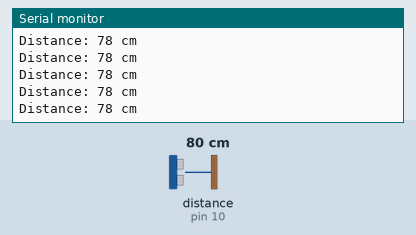
A sketch run on a simulated Arduino Uno, built with avr-gcc and run on an emulated ATmega328P. Parts: the last lines printed to the serial monitor. Wiring (inferred from the names in the program): ultrasonic range finder: trigger pin 9; echo pin 10. The inputs (shaded band) are chosen by the test bench; at power-on: distance to the obstacle (sensor on pin 10) 80 cm. The echo pulse lasts 58.3 µs per cm.

Above: at 1.2 s.
1.3 s: distance to the obstacle (sensor on pin 10) set to 2 cm
At 1.8 s:
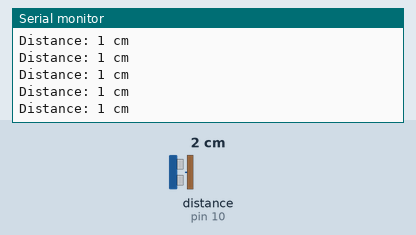
4.3 s: distance to the obstacle (sensor on pin 10) set to 18 cm
At 5.1 s:
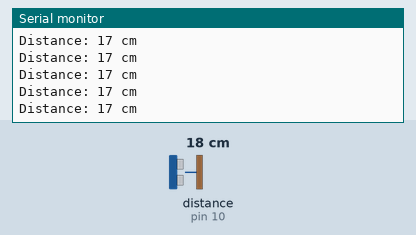
7.3 s: distance to the obstacle (sensor on pin 10) set to 120 cm
At 7.8 s:
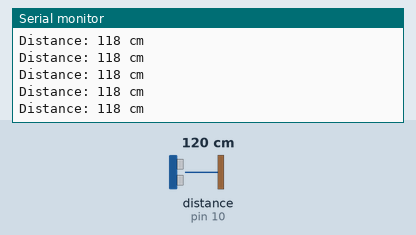
10.3 s: distance to the obstacle (sensor on pin 10) set to 4 cm
At 10.8 s:
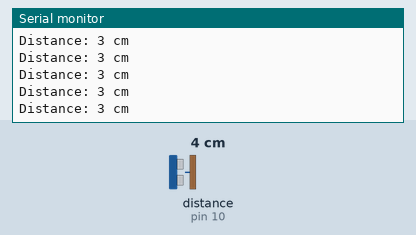
13.3 s: distance to the obstacle (sensor on pin 10) set to 35 cm
At 14.3 s:
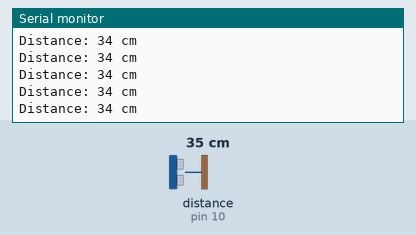
16.3 s: distance to the obstacle (sensor on pin 10) set to 9 cm
At 16.9 s:
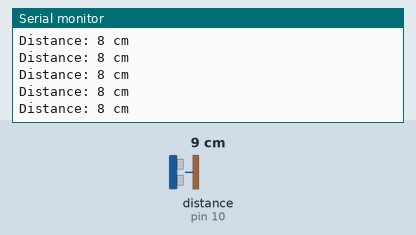
Timing chart, 0 to 19.3 s (numbered marks = the images above; inputs shaded):
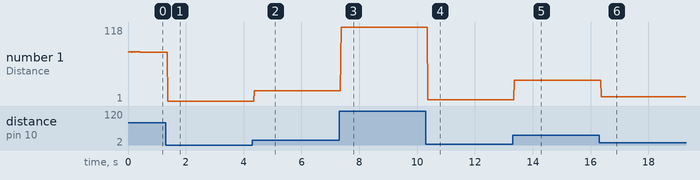

The sketch:

HC_SR04_simple_program.ino
```cpp
const int trigPin = 9;
const int echoPin = 10;

long duration;
int distance;

void setup() {

  pinMode(trigPin, OUTPUT);
  pinMode(echoPin, INPUT);
  Serial.begin(9600);

}
void loop() {
  digitalWrite(13, 0);
  digitalWrite(trigPin, LOW);
  delayMicroseconds(2);

  digitalWrite(trigPin, HIGH);
  delayMicroseconds(10);
  digitalWrite(trigPin, LOW);

  duration = pulseIn(echoPin, HIGH);
  distance = duration * 0.034 / 2;

  Serial.print("Distance: ");
  Serial.print(distance);
  Serial.println(" cm");
  delay(10);
}
```

Measured:
- after the input at 1.3 s, the serial monitor: prints a new line after 0.07 s (image 1)
- after the input at 4.3 s, the serial monitor: prints a new line after 0.06 s (image 2)
- after the input at 7.3 s, the serial monitor: prints a new line after 0.07 s (image 3)
- after the input at 10.3 s, the serial monitor: prints a new line after 0.06 s (image 4)
- after the input at 13.3 s, the serial monitor: prints a new line after 0.06 s (image 5)
- after the input at 16.3 s, the serial monitor: prints a new line after 0.06 s (image 6)
- plotted number 1: 78 → 1 after the input at 1.3 s, 1 → 17 after the input at 4.3 s, 17 → 118 after the input at 7.3 s, 118 → 3 after the input at 10.3 s, 3 → 34 after the input at 13.3 s
